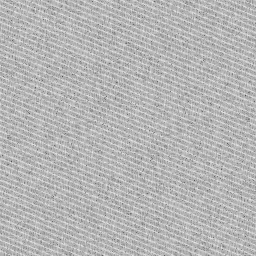
#> input picture city_linear.FFT.png, 256 x 256 px; its folder holds only this picture in this run
$ python BRISK.py city_linear.FFT.png
#> lines starting #> are read from the running program, lines starting #| are printed output that depends on the picture; long printed decimals are rounded
### FeatureDetector.py
import cv2
import numpy as np

from RANSAC import ransac
from RANSAC import transform_point
from util import *

DEBUGGING = False
RANSAC_LOOP_MAX = 20

class FeatureDetector():
    '''
        Initialize a FeatureDetector object with inputs of
        img - Image to detect features within
        technique - Feature matching model
    '''
    def __init__(self, img, technique):
        self.img = img.copy()
        self.technique = technique
        self.matches = []
        self.first = []
        self.group = []
        self.kpts = []
        self.iter = 100
        self.norm_type=cv2.NORM_L1
        self.name = None
        self.method = None
        self.H = []


    def extractFeatures(self):
        gray = cv2.cvtColor(self.img, cv2.COLOR_BGR2GRAY)

        detector = self.technique()

        self.kpts, descriptors = detector.detectAndCompute(gray, None)

        bf = cv2.BFMatcher(self.norm_type, crossCheck=False)
        matches = bf.knnMatch(descriptors, descriptors, k=2)

        try:
        	self.matches = [match for (_, match) in matches]
        	self.matches = filter_distance(self.matches, self.kpts, 5)
        except ValueError:
        	return False

    def computeFirst(self):
        if 0 == len(self.matches):
            if DEBUGGING:
                print("No matches found, can't compute group")
            self.first = []
            return False

        H, self.first = ransac(self.matches, self.kpts, self.kpts, self.iter)

        if H is None or self.first is None:
            return

        self.group = [self.first]
        self.H = [H]

    # [44 lines left out: function computeGroup, not called in this run]

    def run(self):
        self.extractFeatures()
        self.computeGroup()

    # [20 lines left out: functions drawFirst, drawGroupMatches, not called in this run]

    def printFirst(self):
        print(f"{self.name} {self.method}: {len(self.first)}")

    def printGroup(self):
        print(f"{self.name},{self.method}," + ",".join([str(len(i)) for i in self.group]))

    # [8 lines left out: function writeFirstImage, not called in this run]

    def writeMatchedImage(self, filename=None, h=8, w=8):
        if not filename:
            filename = f'{self.name}.{self.method}.cropped.png'

        if not self.first:
            print("Unable to create cropped match image. No matches found.")
            return

        seperator_x = np.zeros([h, 1, 3])
        seperator_y = np.zeros([1, (w + 1) * 3, 3])

        output_img = np.zeros(shape=[1, (w + 1) * 3, 3])

        H = self.H[0]
        inv_H = np.linalg.inv(H)

        print(self.img.shape)
        A = np.matmul(H, np.array([[0], [0], [1]]))
        B = np.matmul(H, np.array([[0], [self.img.shape[1]], [1]]))
        C = np.matmul(H, np.array([[self.img.shape[0]], [self.img.shape[1]], [1]]))
        D = np.matmul(H, np.array([[self.img.shape[0]], [0], [1]]))

        print(A, B, C, D)
        A = transform_point(inv_H, (0,0))
        B = transform_point(inv_H, (0,self.img.shape[1]))
        C = transform_point(inv_H, (self.img.shape[0],0))
        D = transform_point(inv_H, self.img.shape[:2])
        print(A, B, C, D)

        min_x = min(min(A[0], B[0]), min(C[0], D[0]))
        min_y = min(min(A[1], B[1]), min(C[1], D[1]))
        max_x = max(max(A[0], B[0]), max(C[0], D[0]))
        max_y = max(max(A[1], B[1]), max(C[1], D[1]))

        print(min_x, min_y, max_x, max_y)

        warped_shape = (int(max_y - min_y), int(max_x - min_x))
        print(warped_shape)
        warped_img = cv2.warpAffine(self.img, inv_H[:2], (self.img.shape[1], self.img.shape[0]))
        #warped_img = cv2.warpAffine(self.img, inv_H[:2], (warped_shape[1], warped_shape[0]))

        h2 = int(h/2)
        w2 = int(w/2)

        for idx, match in enumerate(self.first):
            print(idx)
            #match = self.first[0]

            pt1 = tuple(int(i) for i in self.kpts[match.queryIdx].pt)
            pt2 = tuple(int(i) for i in self.kpts[match.trainIdx].pt)

            # crop the image
            cropped_img1 = self.img[(pt1[1]-h2):(pt1[1]+h2), (pt1[0]-w2):(pt1[0]+w2)]
            cropped_img2 = self.img[(pt2[1]-h2):(pt2[1]+h2), (pt2[0]-w2):(pt2[0]+w2)]

            # add seperators
            cropped_img1 = np.concatenate((cropped_img1, seperator_x), axis=1)
            cropped_img2 = np.concatenate((cropped_img2, seperator_x), axis=1)

            cropped_img = np.concatenate((cropped_img1, cropped_img2), axis=1)

            #warped_img = cv2.warpPerspective(self.img, H, shape)

            #warped_pt = np.matmul(H, np.array([[pt2[0]], [pt2[1]], [1]]))
            warped_pt = transform_point(inv_H, pt2)
            #warped_pt = [int(warped_pt[0] / warped_pt[2] + 0.5), int(warped_pt[1] / warped_pt[2] + 0.5)]
            warped_pt = [int(warped_pt[0] + 0.5), int(warped_pt[1] + 0.5)]
            print(warped_pt)

            if (warped_pt[0] < w or warped_pt[0] > 256 - w or warped_pt[1] < h or warped_pt[1] > 256 - h):
                continue

            cropped_warped_img = warped_img[(warped_pt[1]-h2):(warped_pt[1]+h2), (warped_pt[0]-w2):(warped_pt[0]+w2)]
            cropped_warped_img = np.concatenate((cropped_warped_img, seperator_x), axis=1)

            cropped_img = np.concatenate((cropped_img, cropped_warped_img), axis=1)

            cropped_img = np.concatenate((cropped_img, seperator_y), axis=0)
            output_img = np.concatenate((output_img, cropped_img), axis=0)

        try:
            cv2.imwrite(filename, output_img)
        except:
            print("Unable to output cropped match image.")

        try:
            cv2.imwrite('warped.png', warped_img)
        except:
            print("Unable to output warped image.")

    # [73 lines left out: functions drawHotspotImage, writeHotspotImage, drawRBImage, writeRBImage, gradeHotspot, not called in this run]


### RANSAC.py
import numpy as np
import cv2

def transform_point(H, pt):
    (x, y) = pt
    M = np.matmul(H, np.array([[x],[y],[1]]))
    return M[0][0]/M[2][0], M[1][0]/M[2][0]

def distanceSq(a, b):
    ((x1, y1), (x2, y2)) = a, b
    return (x1-x2)*(x1-x2) + (y1-y2)*(y1-y2)

def ransac(matches, kp1, kp2, iter=100, thres=5, n=4):

    if (len(matches) <= n):
        #print(f"Not enough matches: {len(matches)} for n: {n}")
        return None, None

    thresSq = thres*thres

    # model variables
    max_inliers = 0
    #best_tx, best_ty = 0, 0
    best_H = np.zeros(shape=(4,4))
    best_matches = []

    for _ in range(iter):
        """
        # obtain translation coordinates
        match = matches[np.random.randint(0, len(matches))]
        pt1 = kp1[match.queryIdx].pt
        pt2 = kp2[match.trainIdx].pt
        tx, ty = (pt2[0] - pt1[0]), (pt2[1] - pt1[1])
        """

        """
        This part compares keypoints within the same image, translated by a vector (tx,ty),
        against their original positions in that same image to determine if they qualify
        as inliers based on a distance threshold.
        """
        """
        inliers = [
            np.linalg.norm(
                np.array((kp1[match.queryIdx].pt[0] + tx, kp1[match.queryIdx].pt[1] + ty))
                -
                np.array(kp2[match.trainIdx].pt)) < thres
            for match in matches
        ]
        """
        im1_pts = np.zeros(shape=(n, 2))
        im2_pts = np.zeros(shape=(n, 2))
        rands = []
        for i in range(0, n):

            rand = np.random.randint(0, len(matches))
            while rand in rands:
                rand = np.random.randint(0, len(matches))

            rands.append(rand)

            #print(rands, len(matches))
            match = matches[rand]
            im1_pts[i] = kp1[match.queryIdx].pt
            im2_pts[i] = kp2[match.trainIdx].pt

        #H, mask = cv2.findHomography(im1_pts, im2_pts, method=cv2.RANSAC)
        H, mask = cv2.estimateAffine2D(im1_pts, im2_pts, method=cv2.RANSAC)
        if H is None:
            continue

        H = np.append(H, [[0, 0, 1]], axis=0)

        try:
            inv_H = np.linalg.inv(H)
        except:
            continue

        transformed = [(kp1[match.queryIdx].pt, transform_point(inv_H, kp2[match.trainIdx].pt)) for match in matches]

        errorSq = [distanceSq(a,b) for a,b in transformed]

        inliers = [True if e < thresSq else False for e in errorSq]

        # update model variables
        num_inliers = np.sum(inliers)
        if num_inliers > max_inliers:
            max_inliers = num_inliers
            #best_tx, best_ty = tx, ty
            best_H = H
            best_matches = [matches[i] for i, inlier in enumerate(inliers) if inlier]

    #return best_tx, best_ty, best_matches
    return best_H, best_matches

### util.py
#!/usr/bin/env python
import numpy as np
import cv2

# Returns list of matches that are greated that distance apart
def filter_distance(matches, keypoints, distance):

    return [match for match in matches if np.linalg.norm(np.array(keypoints[match.queryIdx].pt) - np.array(keypoints[match.trainIdx].pt)) > distance]


# Remove matchesToRemove from matches
def filter_matches(matches, matchesToRemove):

    return [match for match in matches if match not in matchesToRemove]

# [15 lines left out: functions get_color, draw_matches, not called in this run]

### BRISK.py
#!/usr/bin/env python
import sys
import cv2
import os

from FeatureDetector import FeatureDetector

class BRISKClass(FeatureDetector):

    def __init__(self, img, name):
        super().__init__(img, cv2.BRISK_create)
        self.norm_type = cv2.NORM_HAMMING
        self.iter = 500
        self.name = name
        self.method = 'BRISK'

def usage():
    print(f"Usage: {sys.argv[0]} <image>")

if __name__ == "__main__":

    if len(sys.argv) != 2:
        usage()
        exit()

    basename = os.path.basename(sys.argv[1])
    parts = basename.split('.')
    name = parts[0]

    image = cv2.imread(sys.argv[1])
#> image is the input picture: shape (256, 256, 3); min 77, max 255, mean 182.2

    if image is None:
        print("Error: Image did not load.")
        exit()

    brisk = BRISKClass(image, name)
    #brisk.run()
    brisk.extractFeatures()
#> in extractFeatures, `self.kpts, descriptors = detector.detectAndCompute(gray, None)`: self.kpts = 1027 keypoints; strongest (x, y, size): (194, 180, 8.4), (62, 76, 8.4), (29, 113, 8.4), (227, 143, 8.4)
#> in extractFeatures, `matches = bf.knnMatch(descriptors, descriptors, k=2)`: matches = 1027 matches
#> in extractFeatures, `self.matches = filter_distance(self.matches, self.kpts, 5)`: self.matches = 1019 matches
    brisk.computeFirst()
#> the loop in ransac, `for _ in range(iter):` made 500 passes
#> (num_inliers, max_inliers, best_matches) on pass 1: (799, 799, 799 matches)
#> num_inliers on passes 2 to 7: 799, 15, 799, 799, 22, 8
#> after the loop in ransac, `for _ in range(iter):`: best_H = [[-1, 3.87e-05, 256], [-1.05e-07, -1, 256], [0, 0, 1]]; max_inliers = 799
#> in computeFirst, `H, self.first = ransac(self.matches, self.kpts, self.kpts, self.iter)`: H has the same summary as best_H in ransac; self.first = 799 matches
#> in computeFirst, `self.group = [self.first]`: self.group = 1 matches
#> in computeFirst, `self.H = [H]`: self.H = [[[-1, 3.87e-05, 256], [-1.05e-07, -1, 256], [0, 0, 1]]]

    brisk.printFirst()
#| city_linear BRISK: 799
    #brisk.writeFirstImage()
    brisk.writeMatchedImage()
#> in writeMatchedImage, `H = self.H[0]`: H has the same summary as best_H in ransac
#> in writeMatchedImage, `inv_H = np.linalg.inv(H)`: inv_H = [[-1, -3.86e-05, 256], [1.05e-07, -1, 256], [0, 0, 1]]
#| (256, 256, 3)
#> in writeMatchedImage, `A = np.matmul(H, np.array([[0], [0], [1]]))`: A = [256, 256, 1]
#> in writeMatchedImage, `B = np.matmul(H, np.array([[0], [self.img.shape[1]], [1]]))`: B = [256, -0.0235, 1]
#> in writeMatchedImage, `C = np.matmul(H, np.array([[self.img.shape[0]], [self.img.shape[1]], [..`: C = [0.0087, -0.0236, 1]
#> in writeMatchedImage, `D = np.matmul(H, np.array([[self.img.shape[0]], [0], [1]]))`: D = [-0.00119, 256, 1]
#| [[255.994]
#|  [256.023]
#|  [  1.        ]] [[ 2.56003555e+02]
#|  [-2.35398113e-02]
#|  [ 1.00000000e+00]] [[ 0.008705]
#|  [-0.02357]
#|  [ 1.        ]] [[-1.1903313e-03]
#|  [ 2.5602300e+02]
#|  [ 1.0000000e+00]]
#> in writeMatchedImage, `A = transform_point(inv_H, (0,0))`: A = (256, 256)
#> in writeMatchedImage, `B = transform_point(inv_H, (0,self.img.shape[1]))`: B = (256, 0.023)
#> in writeMatchedImage, `C = transform_point(inv_H, (self.img.shape[0],0))`: C = (0.00355, 256)
#> in writeMatchedImage, `D = transform_point(inv_H, self.img.shape[:2])`: D = (-0.00634, 0.023)
#| (256.009, 255.976) (255.999, 0.023) (0.003554, 255.976) (-0.00634, 0.02302)
#> in writeMatchedImage, `min_x = min(min(A[0], B[0]), min(C[0], D[0]))`: min_x = -0.00634
#> in writeMatchedImage, `min_y = min(min(A[1], B[1]), min(C[1], D[1]))`: min_y = 0.023
#> in writeMatchedImage, `max_x = max(max(A[0], B[0]), max(C[0], D[0]))`: max_x = 256
#| -0.00634 0.023 256.009 255.976
#> in writeMatchedImage, `warped_shape = (int(max_y - min_y), int(max_x - min_x))`: warped_shape = (255, 256)
#| (255, 256)
#> the loop in writeMatchedImage, `for idx, match in enumerate(self.first):` made 799 passes
#> (pt1, x in transform_point, y in transform_point, M in transform_point, warped_pt) on passes 1 to 3: ((61, 14), 195, 241, [61, 15.02, 1], [61, 15]), ((98, 16), 157, 239, [99, 17.02, 1], [99, 17]), ((160, 16), 95, 239, [161, 17.02, 1], [161, 17])
#> (printed output is left out)
#> pass 3, in writeMatchedImage, `output_img = np.concatenate((output_img, cropped_img), axis=0)`:
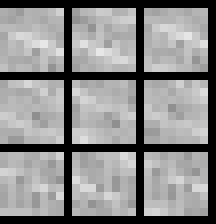
#> output_img: shape (28, 27, 3) float64 (shown 8 times larger); min 0, max 231, mean 138.9
